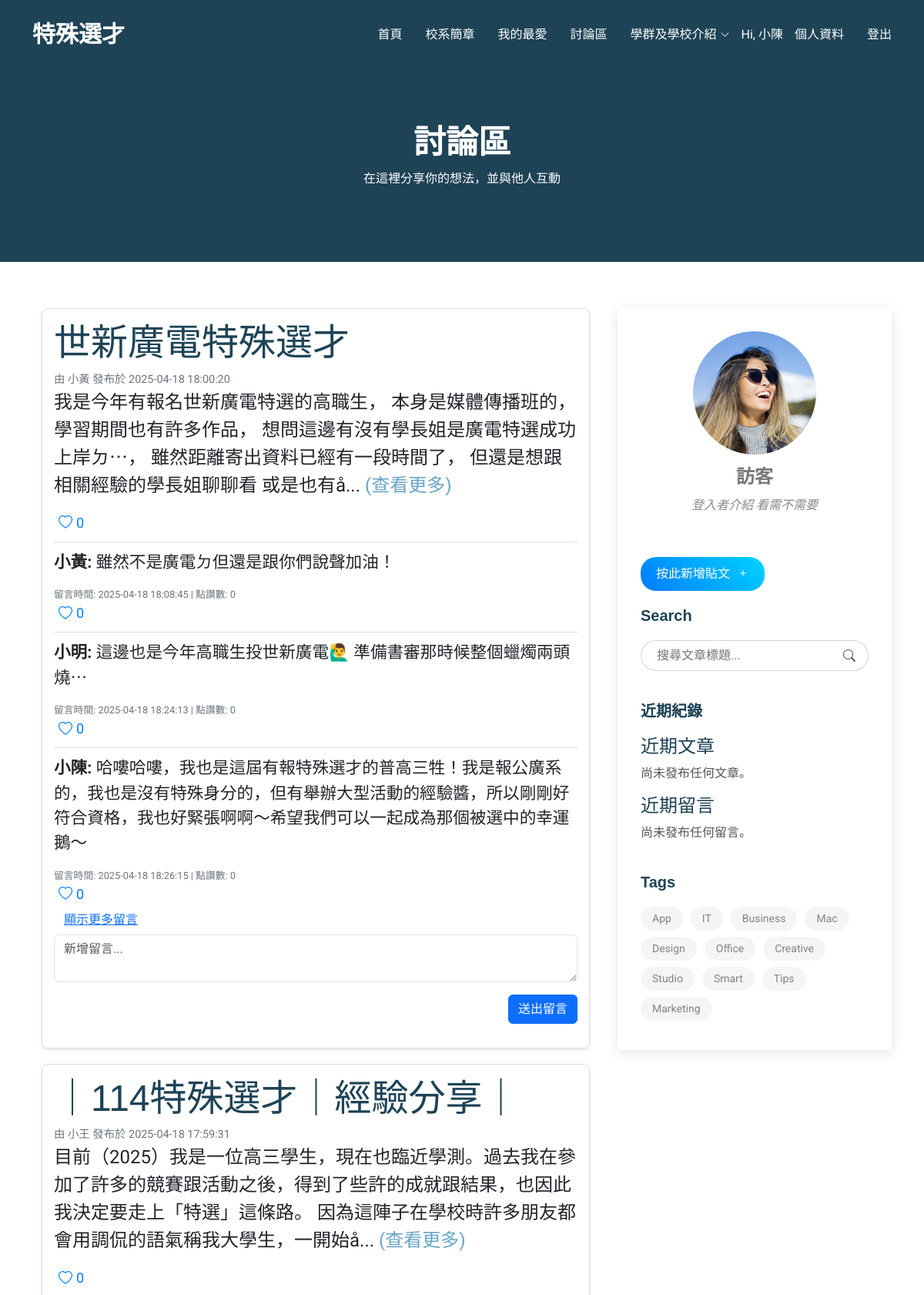
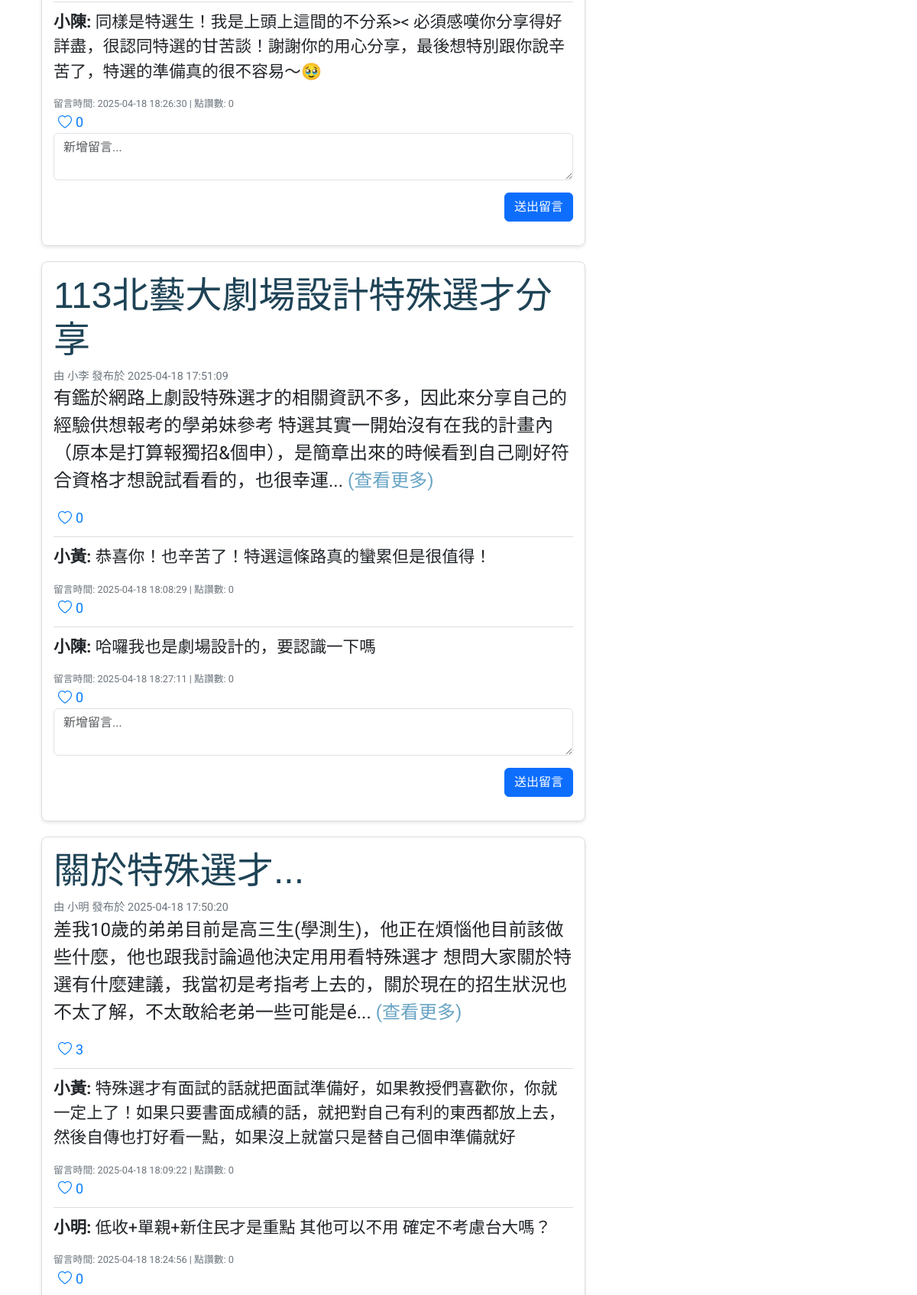
Screenshot of /Moderna/blog-details.php (signed in, upper part) with the database file from the repository (2 pictures, top to bottom).
### tables this page shows
CREATE TABLE `posts` (
  `Post_ID` int(11) NOT NULL,
  `Title` varchar(255) NOT NULL,
  `Content` text NOT NULL,
  `User_ID` int(11) NOT NULL,
  `Post_Time` datetime NOT NULL DEFAULT current_timestamp(),
  `Likes` int(11) DEFAULT 0
);

CREATE TABLE `account` (
  `User_ID` int(20) NOT NULL,
  `My_favourite` varchar(100) DEFAULT NULL,
  `Password` varchar(60) NOT NULL,
  `Record` varchar(255) DEFAULT NULL,
  `Photo` varchar(100) NOT NULL,
  `Nickname` varchar(60) NOT NULL,
  `Roles` varchar(15) NOT NULL,
  `E-mail` varchar(50) NOT NULL
);

CREATE TABLE `comments` (
  `Comment_ID` int(11) NOT NULL,
  `Post_ID` int(11) NOT NULL,
  `User_ID` int(11) NOT NULL,
  `Content` text NOT NULL,
  `Comment_Time` datetime NOT NULL DEFAULT current_timestamp(),
  `Likes` int(11) DEFAULT 0
);

### Moderna/blog-details.php (the view, shortened to what this page needs)
<?php include('header.php'); ?>
<?php
require_once 'db.php';
$postsQuery = $conn->query("SELECT p.*, a.Nickname FROM posts p JOIN account a ON p.User_ID = a.User_ID ORDER BY Post_Time DESC");
$nickname = "訪客";
?>
<!DOCTYPE html>
<html lang="en">
<head>
  <link href="assets/vendor/bootstrap/css/bootstrap.min.css" rel="stylesheet">
  <link href="assets/vendor/bootstrap-icons/bootstrap-icons.css" rel="stylesheet">
  <link href="assets/vendor/aos/aos.css" rel="stylesheet">
  <link href="assets/vendor/glightbox/css/glightbox.min.css" rel="stylesheet">
  <link href="assets/vendor/swiper/swiper-bundle.min.css" rel="stylesheet">
  <link href="assets/css/main.css" rel="stylesheet">
</head>
<body class="blog-details-page">
  <main class="main">
    <div class="page-title dark-background">
      <div class="container position-relative">
        <h1>討論區</h1>
        <p>在這裡分享你的想法，並與他人互動</p>
      </div>
    </div>
    <div class="container">
      <div class="row">
        <div class="col-lg-8">
          <?php
  $likedPostIds = [];
?>
          <section id="blog-posts" class="blog-posts section">
            <div class="container">
              <?php while ($post = $postsQuery->fetch_assoc()): ?>
                <div class="post-item">
                  <h3><?= htmlspecialchars($post['Title']) ?></h3>
                  <div class="meta">
                    <span>由 <?= htmlspecialchars($post['Nickname']) ?> 發布於 <?= $post['Post_Time'] ?></span>
                  </div>
                  <?php
                  $content = htmlspecialchars($post['Content']);
                  if (strlen($content) > 100): ?>
                    <p class="short-content">
                      <?= nl2br(substr($content, 0, 300)) ?>...
                      <a href="#" class="read-more" onclick="showFullContent(this, '<?= addslashes($content) ?>'); return false;">(查看更多)</a>
                    </p>
                  <?php else: ?>
                    <p><?= nl2br($content) ?></p>
                  <?php endif; ?>
                  <?php $alreadyLiked = in_array($post['Post_ID'], $likedPostIds); ?>
<button
  class="btn-like <?= $alreadyLiked ? 'liked' : '' ?>"
  onclick="<?= $alreadyLiked ? 'alert(`你已經點過讚了`)' : 'likePost(' . $post['Post_ID'] . ', this)' ?>"
  <?= $alreadyLiked ? 'disabled' : '' ?>
>
  <i class="bi bi-heart"></i> <span><?= $post['Likes'] ?></span>
</button>
                  <div class="comments">
                    <?php
                    $commentsQuery = $conn->query("SELECT c.*, a.Nickname FROM comments c JOIN account a ON c.User_ID = a.User_ID WHERE c.Post_ID = " . $post['Post_ID'] . " ORDER BY c.Likes DESC, c.Comment_Time ASC");
                    $comments = [];
                    while ($comment = $commentsQuery->fetch_assoc()) {
                        $comments[] = $comment;
                    }
                    $topComments = array_slice($comments, 0, 3);
                    ?>
                    <div id="top-comments">
                      <?php foreach ($topComments as $comment): ?>
                        <div class="comment-item">
                          <p><strong><?= htmlspecialchars($comment['Nickname']) ?>:</strong> <?= nl2br(htmlspecialchars($comment['Content'])) ?></p>
                          <div class="meta">留言時間: <?= $comment['Comment_Time'] ?> | 點讚數: <?= $comment['Likes'] ?></div>
                          <button class="btn-like" onclick="likeComment(<?= $comment['Comment_ID'] ?>, this)">
                            <i class="bi bi-heart"></i> <span><?= $comment['Likes'] ?></span>
                          </button>
                        </div>
                      <?php endforeach; ?>
                    </div>
                    <?php if (count($comments) > 3): ?>
                      <button id="show-more-comments" class="btn btn-link">顯示更多留言</button>
                    <?php endif; ?>
                  </div>
                  <form method="POST" action="">
                    <div class="mb-3">
                      <textarea name="comment" class="form-control" placeholder="新增留言..." required></textarea>
                    </div>
                    <div class="text-end">
                      <button type="submit" class="btn btn-primary">送出留言</button>
                    </div>
                  </form>
                </div>
              <?php endwhile; ?>
            </div>
          </section>
        </div>
        <div class="col-lg-4 sidebar">
          <div class="widgets-container">
            <div class="blog-author-widget widget-item">
              <div class="d-flex flex-column align-items-center">
                <img src="assets/img/blog/blog-author.jpg" class="rounded-circle flex-shrink-0" alt="">
                <h4><?= htmlspecialchars($nickname) ?></h4>
                <p>
                  登入者介紹 看需不需要
                </p>
              </div>
            </div>
            <button type="button" class="btn btn-primary floating-btn" data-bs-toggle="modal" data-bs-target="#commentModal">
              <span>按此新增貼文</span> <i class="bi bi-plus"></i>
            </button>
            <div style="height: 20px;"></div>
            <div class="search-widget widget-item">
              <h3 class="widget-title">Search</h3>
              <form action="" method="GET">
                <input type="text" name="search" placeholder="搜尋文章標題..." value="<?= isset($_GET['search']) ? htmlspecialchars($_GET['search']) : '' ?>">
                <button type="submit" title="Search"><i class="bi bi-search"></i></button>
              </form>
            </div>
            <div class="recent-posts-widget widget-item">
              <h3 class="widget-title">近期紀錄</h3>
              <h4>近期文章</h4>
              <?php
              if (isset($_SESSION['user'])) {
                  $userEmail = $_SESSION['user'];
                  $recentPostsQuery = $conn->prepare("SELECT p.Title, p.Post_Time FROM posts p JOIN account a ON p.User_ID = a.User_ID WHERE a.`E-mail` = ? ORDER BY p.Post_Time DESC LIMIT 5");
                  $recentPostsQuery->bind_param("s", $userEmail);
                  $recentPostsQuery->execute();
                  $result = $recentPostsQuery->get_result();
                  if ($result->num_rows > 0): ?>
                    <?php while ($post = $result->fetch_assoc()): ?>
                      <div class="post-item">
                        <div>
                          <h5><?= htmlspecialchars($post['Title']) ?></h5>
                          <time datetime="<?= $post['Post_Time'] ?>"><?= $post['Post_Time'] ?></time>
                        </div>
                      </div>
                    <?php endwhile; ?>
                  <?php else: ?>
                    <p>尚未發布任何文章。</p>
                  <?php endif;
              } else {
                  echo '<p>請先登入以查看您的文章。</p>';
              }
              ?>
              <h4>近期留言</h4>
              <?php
              if (isset($_SESSION['user'])) {
                  $userEmail = $_SESSION['user'];
                  $recentCommentsQuery = $conn->prepare("SELECT c.Content, c.Comment_Time, p.Title FROM comments c JOIN posts p ON c.Post_ID = p.Post_ID JOIN account a ON c.User_ID = a.User_ID WHERE a.`E-mail` = ? ORDER BY c.Comment_Time DESC LIMIT 5");
                  $recentCommentsQuery->bind_param("s", $userEmail);
                  $recentCommentsQuery->execute();
                  $result = $recentCommentsQuery->get_result();
                  if ($result->num_rows > 0): ?>
                    <?php while ($comment = $result->fetch_assoc()): ?>
                      <div class="post-item">
                        <div>
                          <p>留言於文章: <strong><?= htmlspecialchars($comment['Title']) ?></strong></p>
                          <time datetime="<?= $comment['Comment_Time'] ?>">留言時間: <?= $comment['Comment_Time'] ?></time>
                        </div>
                      </div>
                    <?php endwhile; ?>
                  <?php else: ?>
                    <p>尚未發布任何留言。</p>
                  <?php endif;
              } else {
                  echo '<p>請先登入以查看您的留言。</p>';
              }
              ?>
            </div>
            <div class="tags-widget widget-item">
              <h3 class="widget-title">Tags</h3>
              <ul>
                <li><a href="#">App</a></li>
                <li><a href="#">IT</a></li>
                <li><a href="#">Business</a></li>
                <li><a href="#">Mac</a></li>
                <li><a href="#">Design</a></li>
                <li><a href="#">Office</a></li>
                <li><a href="#">Creative</a></li>
                <li><a href="#">Studio</a></li>
                <li><a href="#">Smart</a></li>
                <li><a href="#">Tips</a></li>
                <li><a href="#">Marketing</a></li>
              </ul>
            </div>
          </div>
        </div>
      </div>
    </div>
  </main>
</body>
</html>

### Moderna/assets/css/main.css (style rules this page uses)
:root { --default-font: "Roboto", system-ui, -apple-system, "Segoe UI", Roboto, "Helvetica Neue", Arial, "Noto Sans", "Liberation Sans", sans-serif, "Apple Color Emoji", "Segoe UI Emoji", "Segoe UI Symbol", "Noto Color Emoji"; --heading-font: "Raleway", sans-serif; --nav-font: "Poppins", sans-serif; }
:root { --background-color: #ffffff; --default-color: #555555; --heading-color: #1e4356; --accent-color: #68a4c4; --surface-color: #ffffff; --contrast-color: #ffffff; }
:root { --nav-color: #ffffff; --nav-hover-color: #68a4c4; --nav-mobile-background-color: #ffffff; --nav-dropdown-background-color: #ffffff; --nav-dropdown-color: #555555; --nav-dropdown-hover-color: #68a4c4; }
.dark-background { --background-color: #1e4356; --default-color: #ffffff; --heading-color: #ffffff; --surface-color: #284e62; --contrast-color: #ffffff; }
:root { scroll-behavior: smooth; }
body { color: var(--default-color); background-color: var(--background-color); font-family: var(--default-font); }
a { color: var(--accent-color); text-decoration: none; transition: 0.3s; }
h1, h2, h3, h4, h5, h6 { color: var(--heading-color); font-family: var(--heading-font); }
.page-title { color: var(--default-color); background-color: var(--background-color); padding: 160px 0 80px 0; text-align: center; position: relative; }
.page-title:before { content: ""; background-color: color-mix(in srgb, var(--background-color), transparent 50%); position: absolute; inset: 0; }
.page-title h1 { font-size: 42px; font-weight: 700; margin-bottom: 10px; }
section, .section { color: var(--default-color); background-color: var(--background-color); padding: 60px 0; scroll-margin-top: 90px; overflow: clip; }
.widgets-container { background-color: var(--surface-color); padding: 30px; margin: 60px 0 30px 0; box-shadow: 0 4px 16px rgba(0, 0, 0, 0.1); }
.widget-title { color: var(--heading-color); font-size: 20px; font-weight: 700; padding: 0; margin: 0 0 20px 0; }
.widget-item { margin-bottom: 40px; }
.widget-item:last-child { margin-bottom: 0; }
.blog-author-widget img { max-width: 160px; }
.blog-author-widget h4 { font-weight: 600; font-size: 24px; margin: 15px 0 0 0; padding: 0; color: color-mix(in srgb, var(--default-color), transparent 20%); }
.blog-author-widget p { font-style: italic; color: color-mix(in srgb, var(--default-color), transparent 30%); margin: 10px 0 0 0; }
.search-widget form { background: var(--background-color); border: 1px solid color-mix(in srgb, var(--default-color), transparent 75%); padding: 3px 10px; position: relative; border-radius: 50px; transition: 0.3s; }
.search-widget form input[type=text] { border: 0; padding: 4px 10px; border-radius: 4px; width: calc(100% - 40px); background-color: var(--background-color); color: var(--default-color); }
.search-widget form button { background: none; color: var(--default-color); position: absolute; top: 0; right: 0; bottom: 0; border: 0; font-size: 16px; padding: 0 16px; transition: 0.3s; line-height: 0; }
.search-widget form button i { line-height: 0; }
.tags-widget ul { list-style: none; padding: 0; margin: 0; }
.tags-widget ul li { display: inline-block; }
.tags-widget ul a { background-color: color-mix(in srgb, var(--default-color), transparent 94%); color: color-mix(in srgb, var(--default-color), transparent 30%); border-radius: 50px; font-size: 14px; padding: 5px 15px; margin: 0 6px 8px 0; display: inline-block; transition: 0.3s; }

### Moderna/blog-details.php (style rules this page uses)
.post-item { border: 1px solid #ddd; border-radius: 8px; padding: 15px; margin-bottom: 20px; box-shadow: 0 2px 4px rgba(0, 0, 0, 0.1); }
.comment-item { border-top: 1px solid #ddd; padding-top: 10px; margin-top: 10px; }
.btn-like { background: none; border: none; color: #007bff; font-size: 18px; cursor: pointer; display: flex; align-items: center; }
.btn-like i { margin-right: 5px; }
.post-item .meta { font-size: 0.9em; color: #6c757d; }
.comment-item .meta { font-size: 0.8em; color: #6c757d; }
.post-item p { font-size: 1.5em; color: #212529; }
.comment-item p { font-size: 1.35em; color: #212529; }
.post-item h3 { font-size: 3em; }
.floating-btn { margin-top: 15px; display: inline-block; background: linear-gradient(45deg, #007bff, #00d4ff); color: #fff; border: none; border-radius: 20px; padding: 10px 20px; font-size: 16px; transition: all 0.3s ease; }
.floating-btn i { margin-left: 5px; }

### rows the page displays
posts: Title "世新廣電特殊選才", User_ID.Nickname "小黃", Post_Time "2025-04-18 18:00:20", Content "我是今年有報名世新廣電特選的高職生， 本身是媒體傳播班的，學習期間也有許多作品， 想問這邊有沒有學長姐是廣電特選成功上岸ㄉ⋯， 雖然距離寄出資料已經有一段時間了， 但還是想跟相關經驗的學長姐聊聊看 或是也有å", Likes "0"
comments: User_ID.Nickname "小黃", Content "雖然不是廣電ㄉ但還是跟你們說聲加油！", Comment_Time "2025-04-18 18:08:45", Likes "0"
comments: User_ID.Nickname "小明", Content "這邊也是今年高職生投世新廣電🙋‍♂️ 準備書審那時候整個蠟燭兩頭燒⋯", Comment_Time "2025-04-18 18:24:13", Likes "0"
comments: User_ID.Nickname "小陳", Content "哈嘍哈嘍，我也是這屆有報特殊選才的普高三牲！我是報公廣系的，我也是沒有特殊身分的，但有舉辦大型活動的經驗醬，所以剛剛好符合資格，我也好緊張啊啊～希望我們可以一起成為那個被選中的幸運鵝～", Comment_Time "2025-04-18 18:26:15", Likes "0"
posts: Title "｜114特殊選才｜經驗分享｜", User_ID.Nickname "小王", Post_Time "2025-04-18 17:59:31", Content "目前（2025）我是一位高三學生，現在也臨近學測。過去我在參加了許多的競賽跟活動之後，得到了些許的成就跟結果，也因此我決定要走上「特選」這條路。 因為這陣子在學校時許多朋友都會用調侃的語氣稱我大學生，一開始å", Likes "0"
comments: User_ID.Nickname "小陳", Content "同樣是特選生！我是上頭上這間的不分系>< 必須感嘆你分享得好詳盡，很認同特選的甘苦談！謝謝你的用心分享，最後想特別跟你說辛苦了，特選的準備真的很不容易～🥹", Comment_Time "2025-04-18 18:26:30", Likes "0"
posts: Title "113北藝大劇場設計特殊選才分享", User_ID.Nickname "小李", Post_Time "2025-04-18 17:51:09", Content "有鑑於網路上劇設特殊選才的相關資訊不多，因此來分享自己的經驗供想報考的學弟妹參考 特選其實一開始沒有在我的計畫內（原本是打算報獨招&個申），是簡章出來的時候看到自己剛好符合資格才想說試看看的，也很幸運", Likes "0"
comments: User_ID.Nickname "小黃", Content "恭喜你！也辛苦了！特選這條路真的蠻累但是很值得！", Comment_Time "2025-04-18 18:08:29", Likes "0"
comments: User_ID.Nickname "小陳", Content "哈囉我也是劇場設計的，要認識一下嗎", Comment_Time "2025-04-18 18:27:11", Likes "0"
posts: Title "關於特殊選才...", User_ID.Nickname "小明", Post_Time "2025-04-18 17:50:20", Content "差我10歲的弟弟目前是高三生(學測生)，他正在煩惱他目前該做些什麼，他也跟我討論過他決定用用看特殊選才 想問大家關於特選有什麼建議，我當初是考指考上去的，關於現在的招生狀況也不太了解，不太敢給老弟一些可能是é", Likes "3"
comments: User_ID.Nickname "小黃", Content "特殊選才有面試的話就把面試準備好，如果教授們喜歡你，你就一定上了！如果只要書面成績的話，就把對自己有利的東西都放上去，然後自傳也打好看一點，如果沒上就當只是替自己個申準備就好", Comment_Time "2025-04-18 18:09:22", Likes "0"
comments: User_ID.Nickname "小明", Content "低收+單親+新住民才是重點 其他可以不用 確定不考慮台大嗎？", Comment_Time "2025-04-18 18:24:56", Likes "0"

### other values shown
$_SESSION['nickname'] "小陳"
$nickname "訪客"
